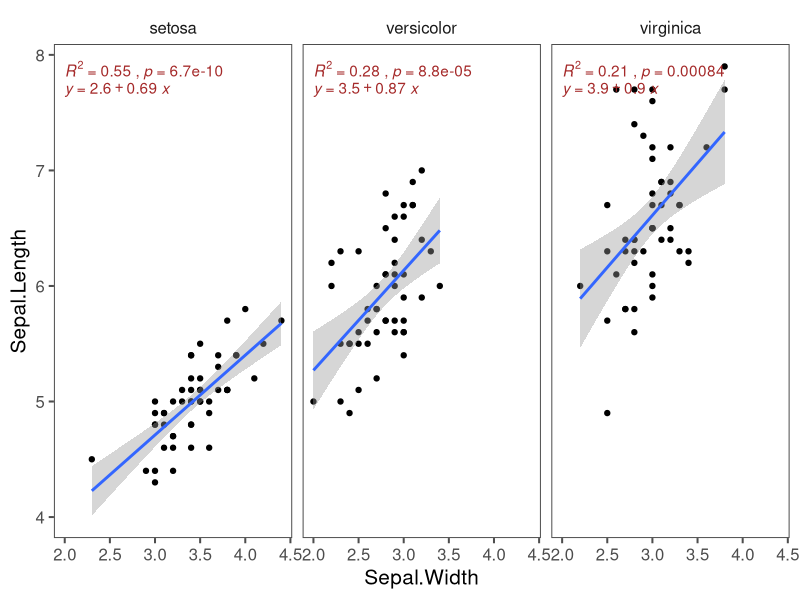
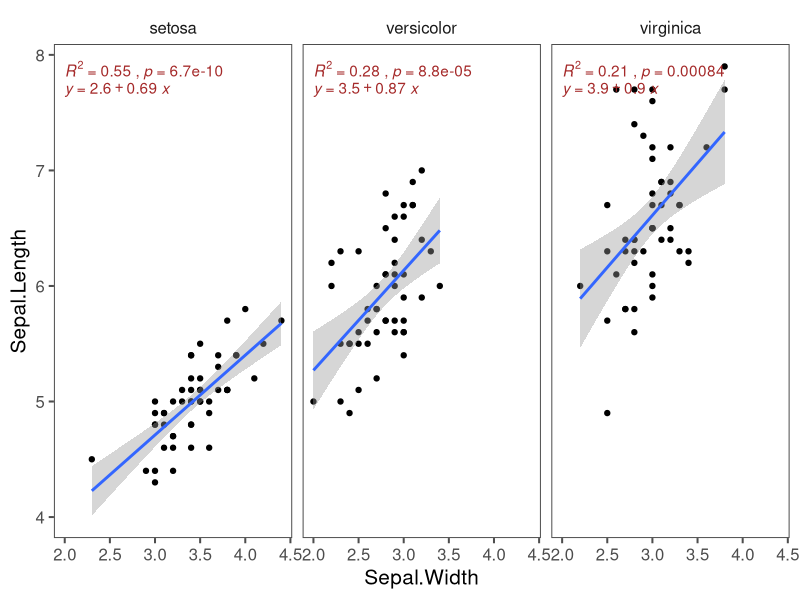

Write R code to recreate these figures, in order.
## ---- chunk 1
knitr::opts_knit$set(base.dir = "../../ChevyXu.github.io/", base.url = "../")
knitr::opts_chunk$set(fig.path = paste0("img/", Sys.Date(), "/"))
# knitr::opts_chunk$set(echo = TRUE)
## ---- chunk 2
library(tidyverse)
library(rstatix)

iris %>%
  group_by(Species) %>%
  cor_test(Sepal.Width, Sepal.Length, method = "pearson")

## ---- chunk 3
bdims_summary <- iris %>%
  group_by(Species) %>%
  summarize(N = n(), r = cor(Sepal.Width, Sepal.Length),
            mean_hgt = mean(Sepal.Width), 
            mean_wgt = mean(Sepal.Length),
            sd_hgt = sd(Sepal.Width), 
            sd_wgt = sd(Sepal.Length),
            slope = r*(sd_wgt/sd_hgt),
            intercept = mean_wgt - (slope*mean_hgt),
            r2 = r*r)

bdims_summary
## ---- chunk 4
ggplot(iris, aes(x = Sepal.Width, y = Sepal.Length)) +
  geom_point() +
  geom_smooth(method = "lm") +
  facet_wrap(~Species) + 
  ggthemes::theme_few(base_size = 15) +
  ggpubr::stat_cor(aes(label = paste(after_stat(rr.label), p.label, sep = "~ `,`~")), color = "brown", label.y.npc = 1) +
  ggpubr::stat_regline_equation(color = "brown", label.y.npc = 0.95) 
## ---- chunk 5
ggplot(iris, aes(x = Sepal.Width, y = Sepal.Length)) +
  geom_point() +
  geom_smooth(method = "lm") +
  facet_wrap(~Species) + 
  ggthemes::theme_few(base_size = 15) +
  ggpubr::stat_cor(aes(label = paste(after_stat(rr.label), p.label, sep = "~ `,`~")), color = "brown", label.y.npc = 1) +
  ggpubr::stat_regline_equation(color = "brown", label.y.npc = 0.95) 
